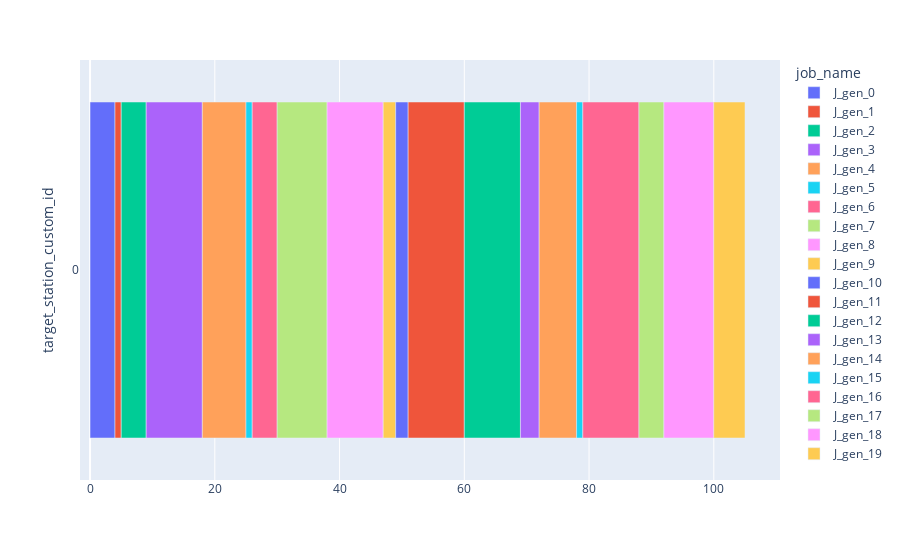

Here is the notebook cell this chart was saved with:
### Code cell
fig = dispatcher.draw_gantt_chart(use_custom_proc_station_id=True, sort_by_proc_station=True, group_by_station_group=False)

### Figure 1 — Plotly figure (JSON) as saved in the notebook; plotly's stock layout.template omitted (floating-point values rounded to 4 significant figures)
{"data": [{"alignmentgroup": "True", "base": [0], "hovertemplate": "job_name=J_gen_0<br>entry_date=%{base}<br>exit_date=%{x}<br>target_station_custom_id=%{y}<extra></extra>", "legendgroup": "J_gen_0", "marker": {"color": "#636efa", "pattern": {"shape": ""}}, "name": "J_gen_0", "offsetgroup": "J_gen_0", "orientation": "h", "showlegend": true, "textposition": "auto", "type": "bar", "x": [4], "xaxis": "x", "y": [0], "yaxis": "y"}, {"alignmentgroup": "True", "base": [4], "hovertemplate": "job_name=J_gen_1<br>entry_date=%{base}<br>exit_date=%{x}<br>target_station_custom_id=%{y}<extra></extra>", "legendgroup": "J_gen_1", "marker": {"color": "#EF553B", "pattern": {"shape": ""}}, "name": "J_gen_1", "offsetgroup": "J_gen_1", "orientation": "h", "showlegend": true, "textposition": "auto", "type": "bar", "x": [1], "xaxis": "x", "y": [0], "yaxis": "y"}, {"alignmentgroup": "True", "base": [5], "hovertemplate": "job_name=J_gen_2<br>entry_date=%{base}<br>exit_date=%{x}<br>target_station_custom_id=%{y}<extra></extra>", "legendgroup": "J_gen_2", "marker": {"color": "#00cc96", "pattern": {"shape": ""}}, "name": "J_gen_2", "offsetgroup": "J_gen_2", "orientation": "h", "showlegend": true, "textposition": "auto", "type": "bar", "x": [4], "xaxis": "x", "y": [0], "yaxis": "y"}, {"alignmentgroup": "True", "base": [9], "hovertemplate": "job_name=J_gen_3<br>entry_date=%{base}<br>exit_date=%{x}<br>target_station_custom_id=%{y}<extra></extra>", "legendgroup": "J_gen_3", "marker": {"color": "#ab63fa", "pattern": {"shape": ""}}, "name": "J_gen_3", "offsetgroup": "J_gen_3", "orientation": "h", "showlegend": true, "textposition": "auto", "type": "bar", "x": [9], "xaxis": "x", "y": [0], "yaxis": "y"}, {"alignmentgroup": "True", "base": [18], "hovertemplate": "job_name=J_gen_4<br>entry_date=%{base}<br>exit_date=%{x}<br>target_station_custom_id=%{y}<extra></extra>", "legendgroup": "J_gen_4", "marker": {"color": "#FFA15A", "pattern": {"shape": ""}}, "name": "J_gen_4", "offsetgroup": "J_gen_4", "orientation": "h", "showlegend": true, "textposition": "auto", "type": "bar", "x": [7], "xaxis": "x", "y": [0], "yaxis": "y"}, {"alignmentgroup": "True", "base": [25], "hovertemplate": "job_name=J_gen_5<br>entry_date=%{base}<br>exit_date=%{x}<br>target_station_custom_id=%{y}<extra></extra>", "legendgroup": "J_gen_5", "marker": {"color": "#19d3f3", "pattern": {"shape": ""}}, "name": "J_gen_5", "offsetgroup": "J_gen_5", "orientation": "h", "showlegend": true, "textposition": "auto", "type": "bar", "x": [1], "xaxis": "x", "y": [0], "yaxis": "y"}, {"alignmentgroup": "True", "base": [26], "hovertemplate": "job_name=J_gen_6<br>entry_date=%{base}<br>exit_date=%{x}<br>target_station_custom_id=%{y}<extra></extra>", "legendgroup": "J_gen_6", "marker": {"color": "#FF6692", "pattern": {"shape": ""}}, "name": "J_gen_6", "offsetgroup": "J_gen_6", "orientation": "h", "showlegend": true, "textposition": "auto", "type": "bar", "x": [4], "xaxis": "x", "y": [0], "yaxis": "y"}, {"alignmentgroup": "True", "base": [30], "hovertemplate": "job_name=J_gen_7<br>entry_date=%{base}<br>exit_date=%{x}<br>target_station_custom_id=%{y}<extra></extra>", "legendgroup": "J_gen_7", "marker": {"color": "#B6E880", "pattern": {"shape": ""}}, "name": "J_gen_7", "offsetgroup": "J_gen_7", "orientation": "h", "showlegend": true, "textposition": "auto", "type": "bar", "x": [8], "xaxis": "x", "y": [0], "yaxis": "y"}, {"alignmentgroup": "True", "base": [38], "hovertemplate": "job_name=J_gen_8<br>entry_date=%{base}<br>exit_date=%{x}<br>target_station_custom_id=%{y}<extra></extra>", "legendgroup": "J_gen_8", "marker": {"color": "#FF97FF", "pattern": {"shape": ""}}, "name": "J_gen_8", "offsetgroup": "J_gen_8", "orientation": "h", "showlegend": true, "textposition": "auto", "type": "bar", "x": [9], "xaxis": "x", "y": [0], "yaxis": "y"}, {"alignmentgroup": "True", "base": [47], "hovertemplate": "job_name=J_gen_9<br>entry_date=%{base}<br>exit_date=%{x}<br>target_station_custom_id=%{y}<extra></extra>", "legendgroup": "J_gen_9", "marker": {"color": "#FECB52", "pattern": {"shape": ""}}, "name": "J_gen_9", "offsetgroup": "J_gen_9", "orientation": "h", "showlegend": true, "textposition": "auto", "type": "bar", "x": [2], "xaxis": "x", "y": [0], "yaxis": "y"}, {"alignmentgroup": "True", "base": [49], "hovertemplate": "job_name=J_gen_10<br>entry_date=%{base}<br>exit_date=%{x}<br>target_station_custom_id=%{y}<extra></extra>", "legendgroup": "J_gen_10", "marker": {"color": "#636efa", "pattern": {"shape": ""}}, "name": "J_gen_10", "offsetgroup": "J_gen_10", "orientation": "h", "showlegend": true, "textposition": "auto", "type": "bar", "x": [2], "xaxis": "x", "y": [0], "yaxis": "y"}, {"alignmentgroup": "True", "base": [51], "hovertemplate": "job_name=J_gen_11<br>entry_date=%{base}<br>exit_date=%{x}<br>target_station_custom_id=%{y}<extra></extra>", "legendgroup": "J_gen_11", "marker": {"color": "#EF553B", "pattern": {"shape": ""}}, "name": "J_gen_11", "offsetgroup": "J_gen_11", "orientation": "h", "showlegend": true, "textposition": "auto", "type": "bar", "x": [9], "xaxis": "x", "y": [0], "yaxis": "y"}, {"alignmentgroup": "True", "base": [60], "hovertemplate": "job_name=J_gen_12<br>entry_date=%{base}<br>exit_date=%{x}<br>target_station_custom_id=%{y}<extra></extra>", "legendgroup": "J_gen_12", "marker": {"color": "#00cc96", "pattern": {"shape": ""}}, "name": "J_gen_12", "offsetgroup": "J_gen_12", "orientation": "h", "showlegend": true, "textposition": "auto", "type": "bar", "x": [9], "xaxis": "x", "y": [0], "yaxis": "y"}, {"alignmentgroup": "True", "base": [69], "hovertemplate": "job_name=J_gen_13<br>entry_date=%{base}<br>exit_date=%{x}<br>target_station_custom_id=%{y}<extra></extra>", "legendgroup": "J_gen_13", "marker": {"color": "#ab63fa", "pattern": {"shape": ""}}, "name": "J_gen_13", "offsetgroup": "J_gen_13", "orientation": "h", "showlegend": true, "textposition": "auto", "type": "bar", "x": [3], "xaxis": "x", "y": [0], "yaxis": "y"}, {"alignmentgroup": "True", "base": [72], "hovertemplate": "job_name=J_gen_14<br>entry_date=%{base}<br>exit_date=%{x}<br>target_station_custom_id=%{y}<extra></extra>", "legendgroup": "J_gen_14", "marker": {"color": "#FFA15A", "pattern": {"shape": ""}}, "name": "J_gen_14", "offsetgroup": "J_gen_14", "orientation": "h", "showlegend": true, "textposition": "auto", "type": "bar", "x": [6], "xaxis": "x", "y": [0], "yaxis": "y"}, {"alignmentgroup": "True", "base": [78], "hovertemplate": "job_name=J_gen_15<br>entry_date=%{base}<br>exit_date=%{x}<br>target_station_custom_id=%{y}<extra></extra>", "legendgroup": "J_gen_15", "marker": {"color": "#19d3f3", "pattern": {"shape": ""}}, "name": "J_gen_15", "offsetgroup": "J_gen_15", "orientation": "h", "showlegend": true, "textposition": "auto", "type": "bar", "x": [1], "xaxis": "x", "y": [0], "yaxis": "y"}, {"alignmentgroup": "True", "base": [79], "hovertemplate": "job_name=J_gen_16<br>entry_date=%{base}<br>exit_date=%{x}<br>target_station_custom_id=%{y}<extra></extra>", "legendgroup": "J_gen_16", "marker": {"color": "#FF6692", "pattern": {"shape": ""}}, "name": "J_gen_16", "offsetgroup": "J_gen_16", "orientation": "h", "showlegend": true, "textposition": "auto", "type": "bar", "x": [9], "xaxis": "x", "y": [0], "yaxis": "y"}, {"alignmentgroup": "True", "base": [88], "hovertemplate": "job_name=J_gen_17<br>entry_date=%{base}<br>exit_date=%{x}<br>target_station_custom_id=%{y}<extra></extra>", "legendgroup": "J_gen_17", "marker": {"color": "#B6E880", "pattern": {"shape": ""}}, "name": "J_gen_17", "offsetgroup": "J_gen_17", "orientation": "h", "showlegend": true, "textposition": "auto", "type": "bar", "x": [4], "xaxis": "x", "y": [0], "yaxis": "y"}, {"alignmentgroup": "True", "base": [92], "hovertemplate": "job_name=J_gen_18<br>entry_date=%{base}<br>exit_date=%{x}<br>target_station_custom_id=%{y}<extra></extra>", "legendgroup": "J_gen_18", "marker": {"color": "#FF97FF", "pattern": {"shape": ""}}, "name": "J_gen_18", "offsetgroup": "J_gen_18", "orientation": "h", "showlegend": true, "textposition": "auto", "type": "bar", "x": [8], "xaxis": "x", "y": [0], "yaxis": "y"}, {"alignmentgroup": "True", "base": [100], "hovertemplate": "job_name=J_gen_19<br>entry_date=%{base}<br>exit_date=%{x}<br>target_station_custom_id=%{y}<extra></extra>", "legendgroup": "J_gen_19", "marker": {"color": "#FECB52", "pattern": {"shape": ""}}, "name": "J_gen_19", "offsetgroup": "J_gen_19", "orientation": "h", "showlegend": true, "textposition": "auto", "type": "bar", "x": [5], "xaxis": "x", "y": [0], "yaxis": "y"}], "layout": {"barmode": "overlay", "legend": {"title": {"text": "job_name"}, "tracegroupgap": 0}, "margin": {"t": 60}, "xaxis": {"anchor": "y", "domain": [0, 1], "type": "linear"}, "yaxis": {"anchor": "x", "autorange": "reversed", "domain": [0, 1], "title": {"text": "target_station_custom_id"}, "type": "category"}}}
